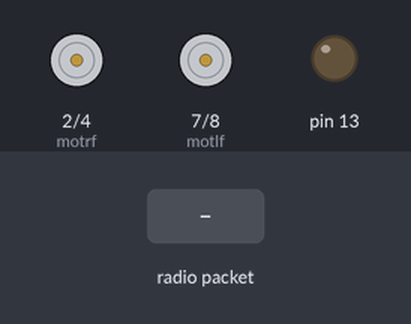
Recording of a sketch running on a simulated Arduino Uno, built with avr-gcc and run on an emulated ATmega328P. Shown: motor-driver pin pairs drawn as motors (green arrow = first pin HIGH = forward, orange = second pin HIGH = backward, longer = more drive), output pins drawn as LEDs (lit = HIGH). The inputs (shaded band) are chosen by the test bench. No radio packets arrive unless stated; what the sketch prints to the serial monitor is not drawn.

Above: at 1.2 s.
1.3 s: radio packet "1" arrives
At 2.0 s:
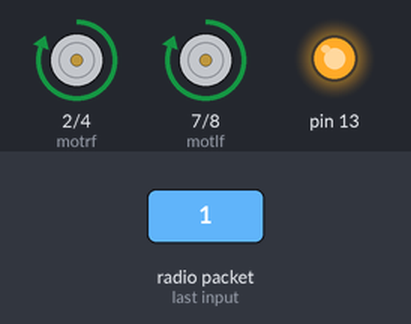
2.8 s: radio packet "2" arrives
At 3.2 s:
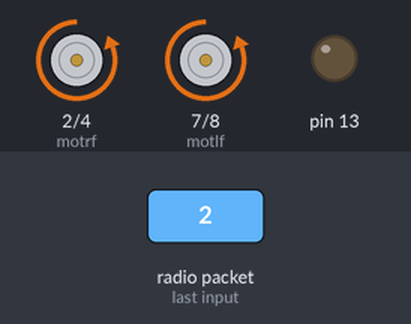
4.3 s: radio packet "3" arrives
At 5.5 s:
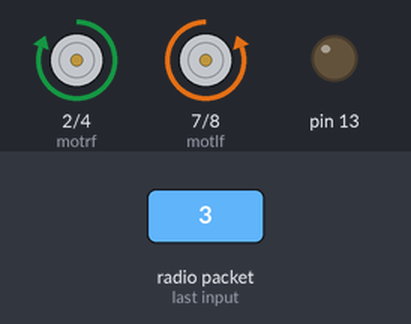
5.8 s: radio packet "4" arrives
At 6.6 s:
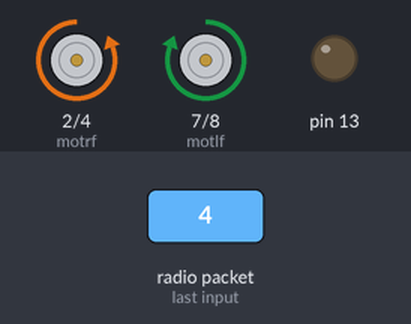
Timing chart, 0 to 8.3 s (numbered marks = the images above; inputs shaded):
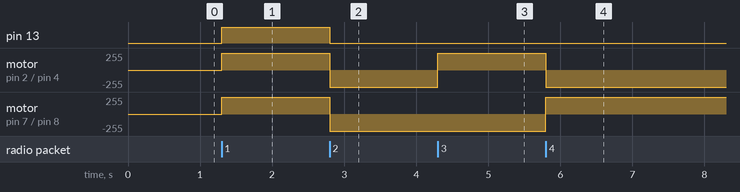

The sketch:

reciever.ino
```cpp
/*
 * The Reciever code for the Gesture Controlled Robot
 * Data is transmitter through the RF Reciever (433Mhz)
 * Author: Sudarshan S Harithas
 */

#include <VirtualWire.h>

// Declaration ofpins for motor control
int motrf=2;
int motrb=4;
int motlf=7;
int motlb=8;
int enable1=9;
int enable2=10;


void setup()
{

pinMode(motrf,OUTPUT);
pinMode(motlf,OUTPUT);
pinMode(motlb,OUTPUT);
pinMode(motrb,OUTPUT);
digitalWrite(enable1,HIGH);
digitalWrite(enable2,HIGH);


Serial.begin(9600);
vw_set_ptt_inverted(true); // Required for DR3100
vw_set_rx_pin(6);
vw_setup(4000);  // Bits per sec
pinMode(13, OUTPUT);
Serial.begin(9600);
vw_rx_start();       // Start the receiver PLL running

}
    void loop()
{

uint8_t buf[VW_MAX_MESSAGE_LEN];
uint8_t buflen = VW_MAX_MESSAGE_LEN;

    if (vw_get_message(buf, &buflen)) // Non-blocking
    {
      Serial.println("hello");

      if(buf[0]=='1'){


   digitalWrite(13,1);
   Serial.println("f");
     digitalWrite(motrf,HIGH);
      digitalWrite(motrb,LOW);
      digitalWrite(motlf,HIGH);
      digitalWrite(motlb,LOW);
      Serial.print("ok");
      }
   if(buf[0]=='0'){
  digitalWrite(13,0);
  Serial.println("s");
       digitalWrite(motrf,LOW);
      digitalWrite(motrb,LOW);
      digitalWrite(motlf,LOW);
      digitalWrite(motlb,LOW); Serial.print("ok");
    }
     if(buf[0]=='2'){
  digitalWrite(13,0);
  Serial.println("b");
    digitalWrite(motrf,LOW);
      digitalWrite(motrb,HIGH);
      digitalWrite(motlf,LOW);
      digitalWrite(motlb,HIGH); Serial.print("ok");

}
  if(buf[0]=='3'){
  digitalWrite(13,0);
  Serial.println("l");
      digitalWrite(motrf,HIGH);
      digitalWrite(motrb,LOW);
      digitalWrite(motlf,LOW);
      digitalWrite(motlb,HIGH); Serial.print("ok");

}
  if(buf[0]=='4'){
  digitalWrite(13,0);
  Serial.println("r");
   digitalWrite(motrf,LOW);
      digitalWrite(motrb,HIGH);
      digitalWrite(motlf,HIGH);
      digitalWrite(motlb,LOW); Serial.print("ok");

}
}
}
```

Measured:
- after the input at 1.3 s, pin 13: LOW → HIGH at once; motor on pin 2 (motrf) / pin 4 (motrb), motor on pin 7 (motlf) / pin 8 (motlb): stopped → forward 255/255 at once
- after the input at 2.8 s, pin 13: HIGH → LOW at once; motor on pin 2 (motrf) / pin 4 (motrb), motor on pin 7 (motlf) / pin 8 (motlb): forward 255/255 → backward 255/255 at once
- after the input at 4.3 s, motor on pin 2 (motrf) / pin 4 (motrb): backward 255/255 → forward 255/255 at once
- after the input at 5.8 s, motor on pin 2 (motrf) / pin 4 (motrb): forward 255/255 → backward 255/255 at once; motor on pin 7 (motlf) / pin 8 (motlb): backward 255/255 → forward 255/255 at once
